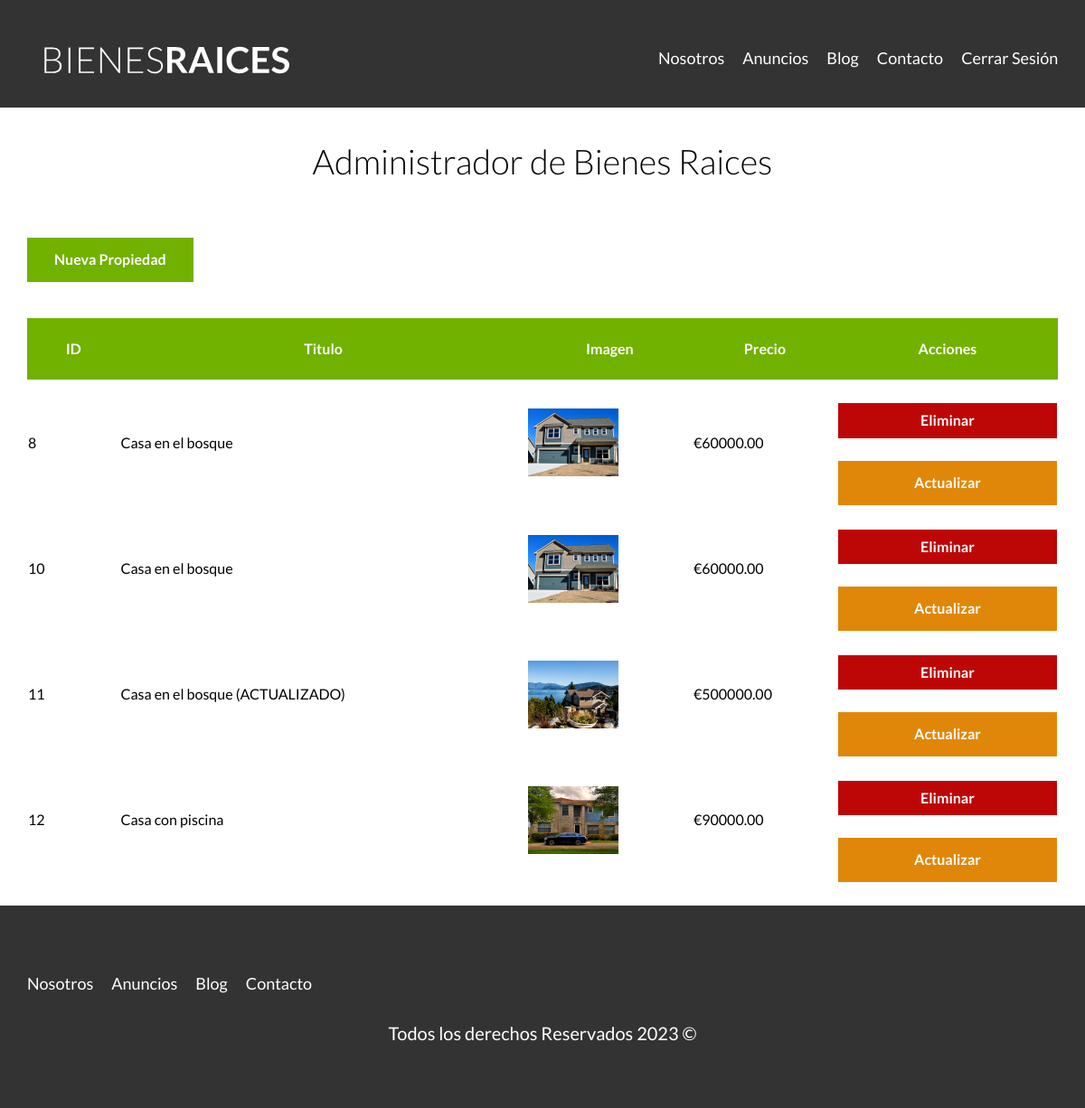
Screenshot of /admin (signed in) with the database file from the repository.
### tables this page shows
CREATE TABLE `propiedades` (
  `id` int NOT NULL AUTO_INCREMENT,
  `titulo` varchar(45) DEFAULT NULL,
  `precio` decimal(10,2) DEFAULT NULL,
  `imagen` varchar(200) DEFAULT NULL,
  `descripcion` longtext,
  `habitaciones` int DEFAULT NULL,
  `wc` int DEFAULT NULL,
  `estacionamiento` int DEFAULT NULL,
  `creado` date DEFAULT NULL,
  `vendedorId` int NOT NULL,
  PRIMARY KEY (`id`),
  KEY `fk_propiedades_vendedores_idx` (`vendedorId`),
  CONSTRAINT `fk_propiedades_vendedores` FOREIGN KEY (`vendedorId`) REFERENCES `vendedores` (`id`)
);

### includes/funciones.php (called while the page is built, shortened)
<?php
function incluirTemplate( string $nombre, bool $inicio = false) {
    include TEMPLATES_URL . "/{$nombre}.php";
}

### admin/index.php (the view, shortened to what this page needs)
<?php
    require '../includes/funciones.php';
    $db = conectarDB();
    $query = "SELECT * FROM propiedades";
    $resultadoConsulta = mysqli_query($db, $query);
    incluirTemplate('header');
?>
    <main class="contenedor seccion">
        <h1>Administrador de Bienes Raices</h1>
        <a href="/admin/propiedades/crear.php" class="boton boton-verde">Nueva Propiedad</a>
        <table class="propiedades">
            <thead>
                <tr>
                    <th>ID</th>
                    <th>Titulo</th>
                    <th>Imagen</th>
                    <th>Precio</th>
                    <th>Acciones</th>
                </tr>
            </thead>
            <tbody>
                <?php while( $propiedad = mysqli_fetch_assoc($resultadoConsulta)): ?>
                <tr>
                    <td><?php echo $propiedad['id']; ?></td>
                    <td><?php echo $propiedad['titulo']; ?></td>
                    <td> <img src="/imagenes/<?php echo $propiedad['imagen']; ?>" class="imagen-tabla"> </td>
                    <td>€<?php echo $propiedad['precio']; ?></td>
                    <td>
                        <form method="POST" class="w-100">
                            <input type="submit" class="boton-rojo-block" value="Eliminar">
                        </form>
                        <a href="admin/propiedades/actualizar.php?id=<?php echo $propiedad['id'] ?>" class="boton-amarillo-block" >Actualizar</a>
                    </td>
                </tr>
                <?php endwhile; ?>
            </tbody>
        </table>
    </main>
<?php
    incluirTemplate('footer');
?>

### includes/templates/header.php (shortened to what this page needs)
<?php
    $auth = $_SESSION['login'] ?? false;
?>
<!DOCTYPE html>
<html lang="en">
<head>
    <link rel="stylesheet" href="/build/css/app.css">
    <link href="https://unpkg.com/aos@2.3.1/dist/aos.css" rel="stylesheet">
    <link
    rel="stylesheet"
    href="https://cdnjs.cloudflare.com/ajax/libs/animate.css/4.1.1/animate.min.css"
    />
</head>
<body>
    <header class="header <?php echo $inicio  ? 'inicio' : ''; ?>">
        <div class="contenedor contenido-header">
            <div class="barra">
                <a href="/">
                    <img data-aos="zoom-in-right" data-aos-duration="1000" src="/build/img/logo.svg" alt="Logotipo de Bienes Raices">
                </a>
                <nav class="animate__animated animate__heartBeat navegacion">
                    <a href="nosotros.php">Nosotros</a>
                    <a href="anuncios.php">Anuncios</a>
                    <a href="blog.php">Blog</a>
                    <a href="contacto.php">Contacto</a>
                    <?php if($auth): ?>
                        <a href="cerrar-sesion.php">Cerrar Sesión</a>
                    <?php endif; ?>
                </nav>
            </div>
        </div>
    </header>

### includes/templates/footer.php (shortened to what this page needs)
<footer class="footer seccion">
        <div class="contenedor contenedor-footer">
            <nav class="navegacion">
                <a href="nosotros.php">Nosotros</a>
                <a href="anuncios.php">Anuncios</a>
                <a href="blog.php">Blog</a>
                <a href="contacto.php">Contacto</a>
            </nav>
        </div>
        <p class="copyright">Todos los derechos Reservados <?php echo date('Y'); ?> &copy;</p>
    </footer>
</body>
</html>

### build/css/app.css (style rules this page uses)
html { -webkit-text-size-adjust:100%;line-height:1.15 }
body { margin:0 }
main { display:block }
h1 { font-size:2em;margin:.67em 0 }
a { background-color:transparent }
img { border-style:none }
button,input,optgroup,select,textarea { font-family:inherit;font-size:100%;line-height:1.15;margin:0 }
button,input { overflow:visible }
[type=button],[type=reset],[type=submit],button { -webkit-appearance:button }
html { box-sizing:border-box;font-size:62.5% }
*,:after,:before { box-sizing:inherit }
body { font-family:Lato,sans-serif;font-size:1.6rem;line-height:1.8 }
p { color:#000;font-size:2rem }
.contenedor { margin:0 auto;max-width:120rem;width:95% }
a { text-decoration:none }
img,picture { display:block;width:100% }
h1,h2,h3 { font-family:Lato,sans-serif;font-weight:300;margin:2.5rem 0;text-align:center }
h1 { font-size:3.8rem }
.seccion { margin-bottom:2.5rem;margin-top:2.5rem }
.w-100 { width:100% }
.boton-amarillo-block { background-color:#e08709;border:none;color:#fff;display:block;font-weight:700;margin-top:2.5rem;padding:1rem 3rem;text-align:center;text-decoration:none }
.boton-verde { background-color:#71b100;border:none;color:#fff;display:inline-block;font-weight:700;margin-top:2.5rem;padding:1rem 3rem;text-align:center;text-decoration:none }
.boton-rojo-block { background-color:#bd0707;border:none;color:#fff;display:block;font-weight:700;margin-top:2.5rem;padding:1rem 3rem;text-align:center;text-decoration:none;width:100% }
.header { background-color:#333;padding:1rem 0 3rem }
.contenido-header { display:flex;flex-direction:column;justify-content:space-between }
.footer { background-color:#333;margin-bottom:0;padding:4.5rem 0 }
.footer .contenedor-footer { padding-top:2.5rem }
.footer .navegacion { height:auto;opacity:1;visibility:visible }
.footer .copyright { color:#fff;text-align:center }
.barra { align-items:center;display:flex;flex-direction:column;padding-top:3rem }
@media (min-width:768px) { .barra { flex-direction:row;justify-content:space-between } }
.navegacion { opacity:0;transition:visibility .3s ease-in-out,opacity .5s linear;visibility:hidden }
@media (min-width:768px) { .navegacion { align-items:center;display:flex;opacity:1;visibility:visible } }
.navegacion a { color:#fff;display:block;font-size:2.2rem;text-align:center;text-decoration:none }
@media (min-width:768px) { .navegacion a { font-size:1.8rem;margin-right:2rem } }
@media (min-width:768px) { .navegacion a:last-of-type { margin-right:0 } }
table.propiedades { border-spacing:0;margin-top:4rem;width:100% }
table.propiedades thead { background-color:#71b100 }
table.propiedades thead th { color:#fff;padding:2rem }
table.propiedades .imagen-tabla { width:10rem }

### rows the page displays
propiedades: id "8", titulo "Casa en el bosque", imagen (picture), precio "60000.00"
propiedades: id "10", titulo "Casa en el bosque", imagen (picture), precio "60000.00"
propiedades: id "11", titulo "Casa en el bosque (ACTUALIZADO)", imagen (picture), precio "500000.00"
propiedades: id "12", titulo "Casa con piscina", imagen (picture), precio "90000.00"
